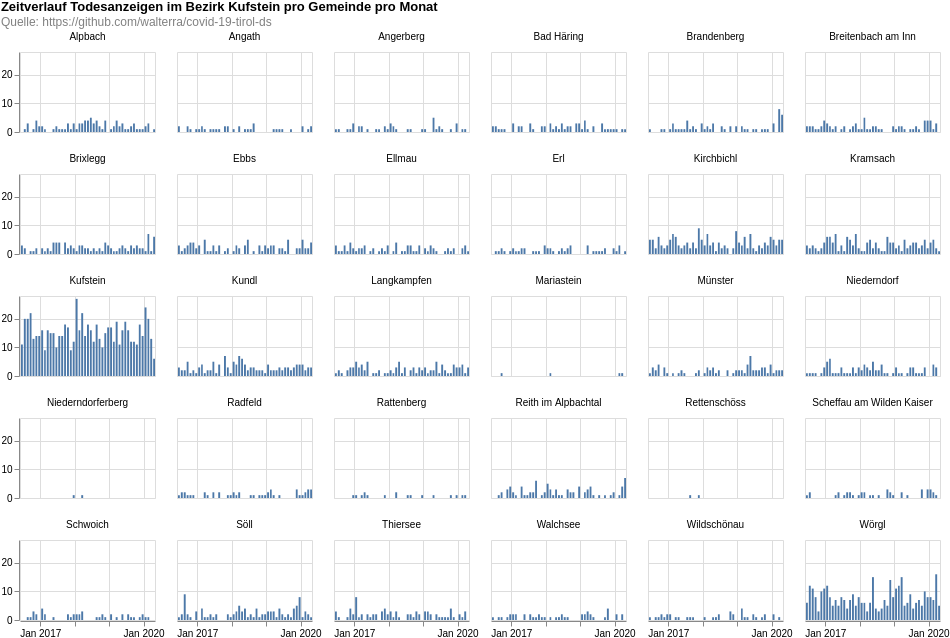

Write the Vega-Lite specification saved for this chart.
### Vega-Lite specification from a JSON file in a GitHub repository (floating-point values rounded to 4 significant figures; data arrays with more than 128 entries replaced by an {"elided": "..."} marker saying what was removed)
{"$schema": "https://vega.github.io/schema/vega-lite/v4.8.1.json", "columns": 6, "config": {"view": {"continuousHeight": 300, "continuousWidth": 400}}, "data": {"name": "data-b176af5002b31796aa533cf48e6c8b78"}, "datasets": {"data-b176af5002b31796aa533cf48e6c8b78": {"elided": "2728 records"}}, "facet": {"field": "municipaly", "title": null, "type": "nominal"}, "padding": 0, "spec": {"layer": [{"encoding": {"tooltip": [{"field": "date", "timeUnit": "yearmonth", "type": "temporal"}, {"aggregate": "sum", "field": "count", "type": "quantitative"}], "x": {"field": "date", "timeUnit": "yearmonth", "title": null, "type": "temporal"}, "y": {"aggregate": "sum", "field": "count", "title": null, "type": "quantitative"}}, "height": 80, "mark": "bar", "width": 135}]}, "title": {"color": "black", "subtitle": ["Quelle: https://github.com/walterra/covid-19-tirol-ds"], "subtitleColor": "gray", "text": ["Zeitverlauf Todesanzeigen im Bezirk Kufstein pro Gemeinde pro Monat"]}}
